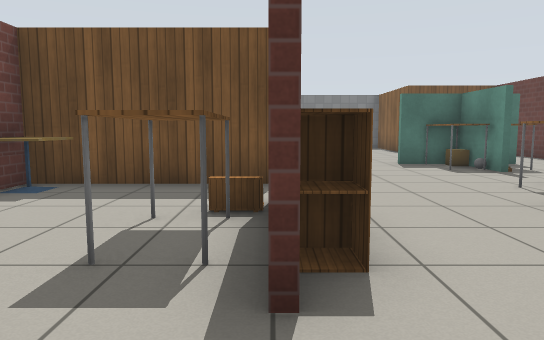
[1] (above)

20 first-person views from a walk through a Gazebo world. The camera is 0.9 m above the floor, tilts 6° down and sees 70° across. Floor lines are 1 m apart. The floor is counted in squares, 1 m on a side. Each view is taken from the middle of a square. On the plan, view 1 faces up. The plan holds only what a view shows up to about 13 squares ahead; the rest is blank. The robots in the file are not drawn. Simple patterns stand in for the simulator's built-in surfaces. Simple shapes stand in for some stock models.

[2]
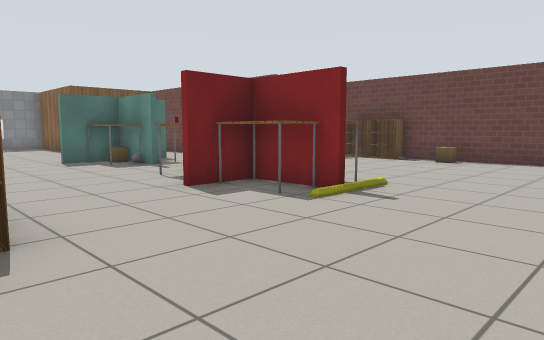

[3]
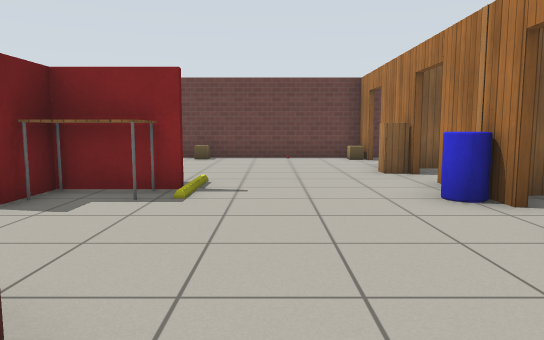

[4]
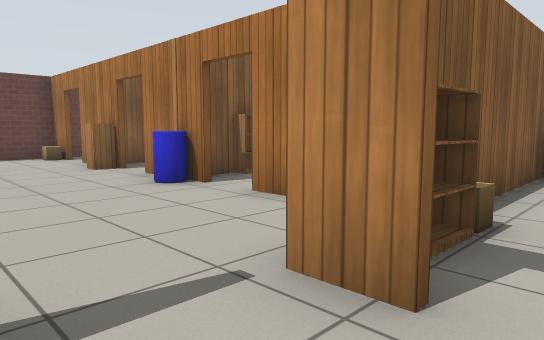

[5]
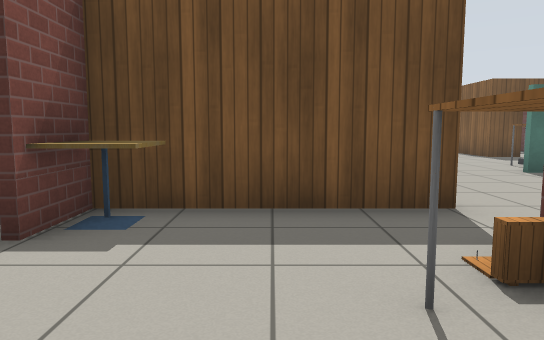

[6]
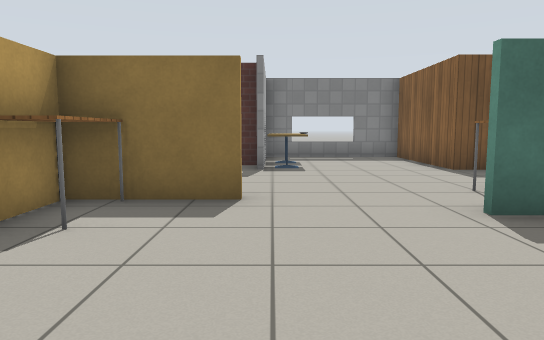

[7]
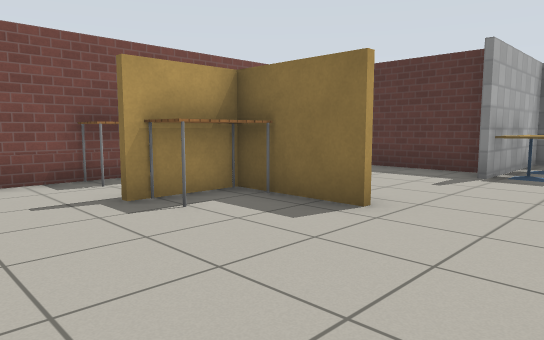

[8]
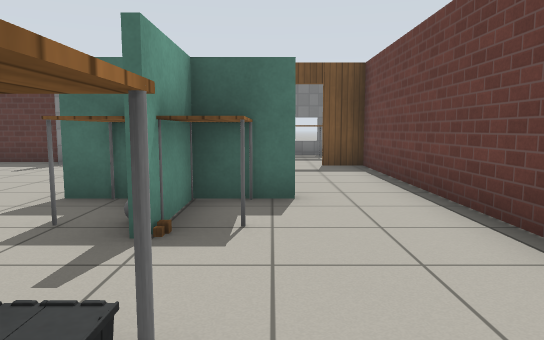

[9]
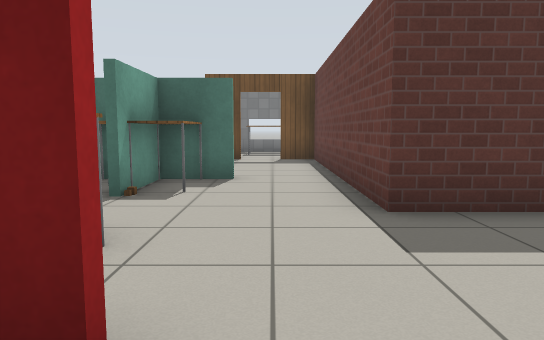

[10]
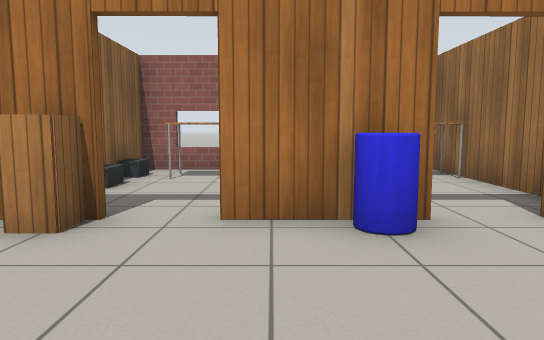

[11]
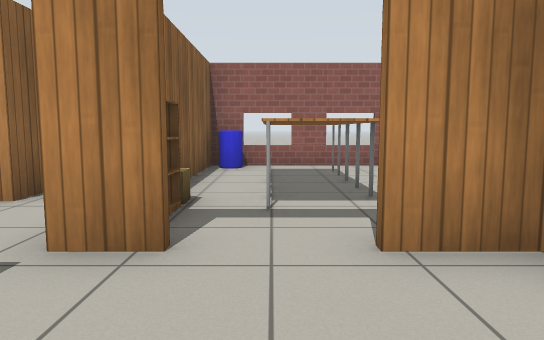

[12]
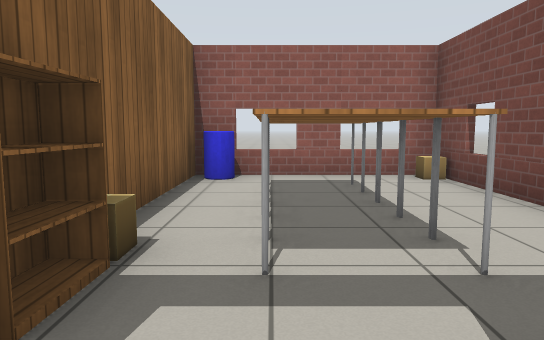

[13]
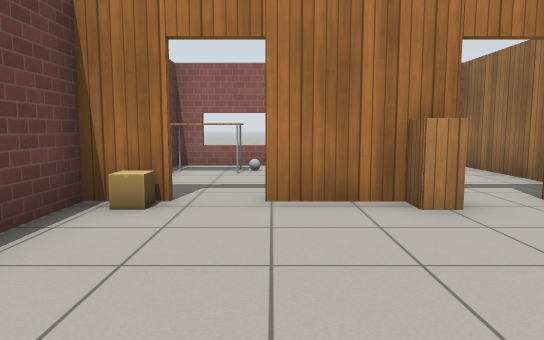

[14]
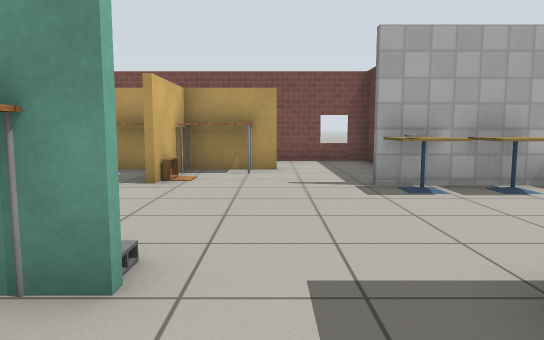

[15]
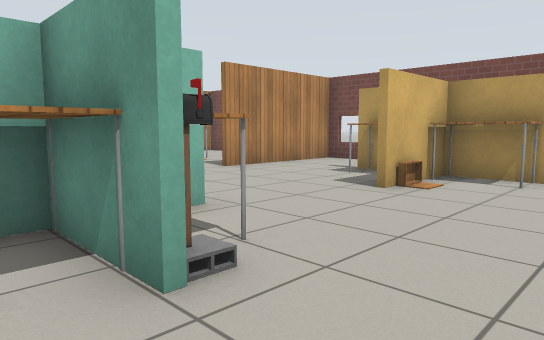

[16]
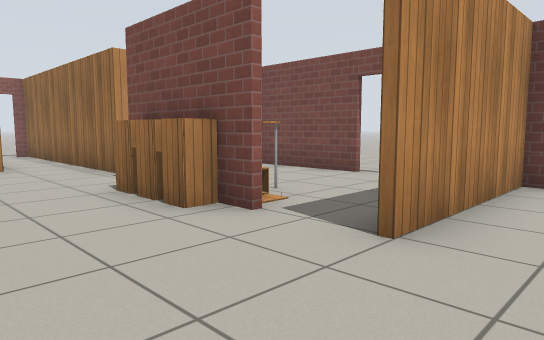

[17]
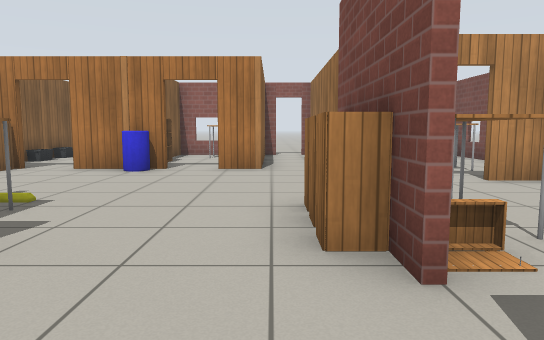

[18]
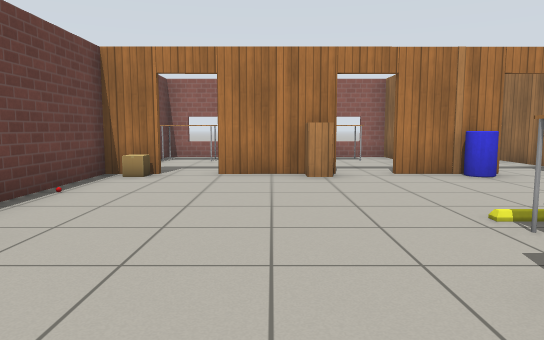

[19]
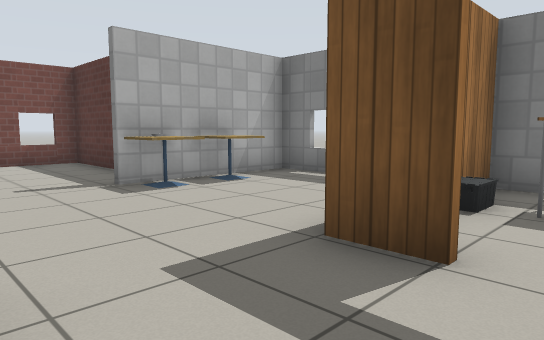

[20]
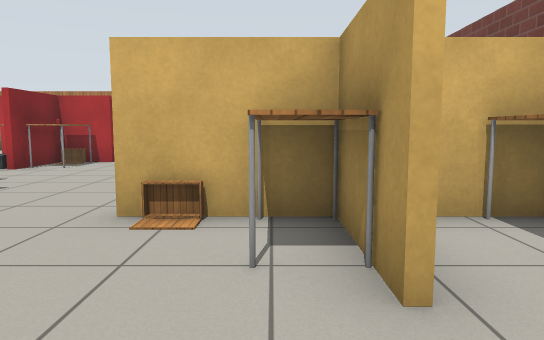

### Floor plan
Points are (right, up) in squares from view 1. A wall is a line through its corners. A room is listed if a view was taken in it or the views show most of it. See-through windows are left out.
Room 1 (views 1, 2, 3, 4, 5, 6, 7, 8, 9, 10, 11, 12, 13, 14, 15, 16, 17, 18, 19, 20)
walls: (4.5, 4.2) (3.4, 4.2); (3.3, 4.4) (4.5, 4.4); (6.5, 4.2) (6, 4.2); (4.5, 10) (3.3, 10); (6.4, 10) (5.5, 10); (0.1, 6.4) (-2.5, 6.4); (10, 7.2) (8.3, 7.2) (8.3, 14.6) (7.3, 14.6); (0.1, 2.6) (0.1, 1.7); (-0.4, 10.9) (-1.7, 10.9); (-2.5, 6.5) (0.1, 6.5); (3.4, -1.8) (5.6, -1.8); (7.4, -1.8) (9.1, -1.8); (-1.7, 11.1) (-0.4, 11.1); (-1.3, 0.2) (-0.3, 0.2) (-0.3, -6.6); (6.1, 14.6) (5, 14.6) (5, 18.6); (1.2, -1.8) (2.2, -1.8); (-4, 5.5) (-4, 5); (11.4, -0.5) (11.4, 4.5); (-4, 3.5) (-4, 0.5); (-4, 9.5) (-4, 6.5); (-1.7, 13.1) (-1.7, 9); (0.6, 15.7) (-1.6, 15.7); (-4, 0.2) (-2.8, 0.2); (0.8, 16.6) (0.8, 15.4); (5.9, 18.5) (0.8, 18.5) (0.8, 17.5); (10.4, -6.6) (11.4, -6.6)
ways out: open door at (6, -2) to room 2; open door at (9.5, -2) to room 2; open door at (3, -2) to room 3; opening at (-2, 14.5) to room 4; open door at (-4, 4.5); open door at (-2, 0); open door at (6.5, 15); gap at (0, 5)
objects: cafe table (-4, 6) to (-3, 6); table (-4, 10) to (-3, 10); table (-1, 3) to (-1, 4); table (-1, 10); table (-1, 12); cabinet (0, 3); cabinet (0, 4); other object (0, 11); cafe table (1, 15); cafe table (1, 16) to (2, 17); other object (2, 15); other object (4, -1); table (4, 3); table (4, 5); other object (4, 6); table (4, 9); table (4, 11); table (5, 3); table (5, 5); other object (5, 6); other object (5, 8); other object (5, 9); cardboard box (5, 10); table (5, 11); postbox (5, 12); cinder block (5, 13); other object (5, 17); table (6, 9); cabinet (7, -2); table (10, -6) to (11, -5); cardboard box (11, -2) to (11, -1); cardboard box (11, 3); bookshelf (11, 5); bookshelf (11, 6)
Room 2 (no view inside)
walls: (7.9, -3.1) (7.9, -2.4); (4.3, -4.4) (4.3, -6.6) (10.4, -6.6)
ways out: open door at (6, -2) to room 1; open door at (9.5, -2) to room 1
objects: table (6, -6) to (7, -5); other object (8, -5); other object (8, -4); other object (9, -5)
Room 3 (no view inside)
walls: (1.4, -3.1) (1.4, -6.8); (4.2, -6.2) (4.2, -2.4)
ways out: open door at (3, -2) to room 1
objects: table (2, -6) to (3, -5); bookshelf (4, -4)
Room 4 (no view inside)
walls: (-1.6, 15.7) (-4, 15.7) (-4, 13.1)
ways out: opening at (-2, 14.5) to room 1; opening at (-3, 13) to room 5
Room 5 (no view inside)
walls: (-3.9, 11.1) (-2.6, 11.1)
ways out: opening at (-3, 13) to room 4

Where each view was taken, in squares from view 1:
view 1: 0 up, 0 right, facing up
view 2: 1 down, 0 right, facing up-right
view 3: 1 up, 1 left, facing right
view 4: 2 up, 2 left, facing down-right
view 5: 2 up, 2 left, facing up
view 6: 6 up, 1 right, facing up
view 7: 7 up, 3 right, facing up-left
view 8: 5 up, 6 right, facing up
view 9: 3 up, 7 right, facing up
view 10: 2 up, 5 right, facing down
view 11: 3 up, 2 left, facing down
view 12: 1 up, 2 left, facing down
view 13: 3 up, 9 right, facing down
view 14: 13 up, 7 right, facing left
view 15: 14 up, 6 right, facing down-left
view 16: 8 up, 3 right, facing down-left
view 17: 7 up, 1 right, facing down
view 18: 6 up, 8 right, facing down
view 19: 12 up, 7 right, facing up-left
view 20: 15 up, 1 left, facing down
